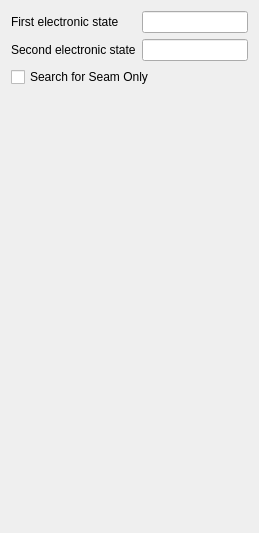
          <widget class="QWidget" name="AdvancedSurfaceCrossing">
           <layout class="QVBoxLayout" name="verticalLayout_8">
            <item>
             <layout class="QGridLayout" name="gridLayout_50">
              <item row="0" column="0">
               <widget class="QLabel" name="label_33">
                <property name="text">
                 <string>First electronic state</string>
                </property>
               </widget>
              </item>
              <item row="0" column="1">
               <widget class="QLineEdit" name="xopt_state_1">
                <property name="maximumSize">
                 <size>
                  <width>106</width>
                  <height>16777215</height>
                 </size>
                </property>
               </widget>
              </item>
              <item row="1" column="0">
               <widget class="QLabel" name="label_73">
                <property name="text">
                 <string>Second electronic state</string>
                </property>
               </widget>
              </item>
              <item row="1" column="1">
               <widget class="QLineEdit" name="xopt_state_2">
                <property name="maximumSize">
                 <size>
                  <width>106</width>
                  <height>16777215</height>
                 </size>
                </property>
               </widget>
              </item>
              <item row="2" column="0" colspan="2">
               <widget class="QCheckBox" name="xopt_seam_only">
                <property name="text">
                 <string>Search for Seam Only</string>
                </property>
               </widget>
              </item>
             </layout>
            </item>
            <item>
             <spacer>
              <property name="orientation">
               <enum>Qt::Vertical</enum>
              </property>
              <property name="sizeHint" stdset="0">
               <size>
                <width>20</width>
                <height>435</height>
               </size>
              </property>
             </spacer>
            </item>
           </layout>
          </widget>
